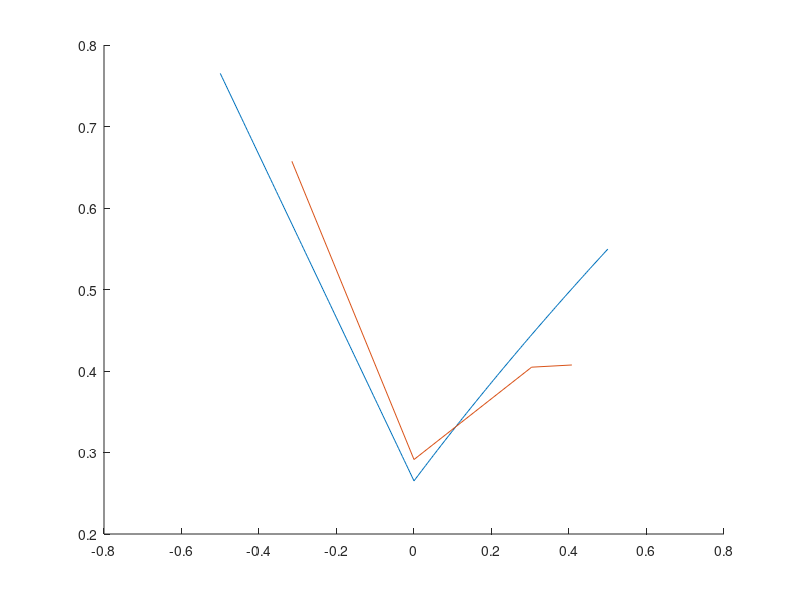

Here is the MATLAB script that generated this plot: (Note: this script raises an error after producing the figure.)
%function [] = PredictFLC(LankfordCoefficient,TotalElongation,Thickness)

clc
clear
close all

R=[1.2295,1.0725,1.5722;0.769,0.685,1.328];
amax=[0.33338,0.28256,0.30602;0.328,0.33,0.31];
T=[1.2 1.2 1.2;3,3,3];
N=[0.1584 0.1434 0.1359;0.1383,0.1260,0.1271];

for i=1:2
figure 
hold on
Amax=amax(i,:)*100;
r=R(i,:);
n=N(i,:);
t=T(i,:);

%% Keeler - Brazier (1977)
E2NEG=-0.5:0.005:0;
E2POS=0.005:0.005:0.5;
E2TOT=-0.5:0.005:0.5;
FLC0=log((n(i)/0.21)*(0.233+0.1413*t(i))+1);
LeftSide=FLC0-E2NEG;
RightSide=((1+FLC0)*(1+E2POS).^(0.5))-1;
BothSideKeeler=cat(2,LeftSide,RightSide);
plot(E2TOT,BothSideKeeler)

%% Be sure that LankfordCoefficient and TotalElongation are Vectors with 0,45,90 degrees informations
LocalStrainRatio=0.797*r(i)^(0.701);
StrainVectorLength=0.0626*(Amax(i)^(0.567)) + (t(i)-1)*(0.12-0.0024*Amax(i));

x=-sqrt((StrainVectorLength^2)/(1+LocalStrainRatio^2));
%StrainUniaxialTensile=[x,LocalStrainRatio*x,-(1+LocalStrainRatio)*x];
StrainUniaxialTensile=[LocalStrainRatio*x,-(1+LocalStrainRatio)*x];
%StrainUniaxialTensile=[min(StrainUniaxialTensile),max(StrainUniaxialTensile)];

StrainPlane=0.0084*Amax(i)+0.0017*Amax(i)*(t(i)-1);
StrainPlane=[0,StrainPlane];

ttrans=(1.5-0.00215*min(Amax))/(0.6+0.00285*min(Amax));
Transition=[t,ttrans];

StrainBiaxial=0.00215*min(Amax)+0.25+0.00285*min(Amax)*min(Transition);
StrainBiaxial=[StrainBiaxial,StrainBiaxial];

IB1=0.0062*Amax(i)+0.18+0.0027*Amax(i)*(min(Transition)-1);
IB2=0.75*IB1;
StrainIntermediateBiaxial=[IB2,IB1];

All = cat(1,StrainUniaxialTensile,StrainPlane,StrainIntermediateBiaxial,StrainBiaxial);
plot(All(:,1),All(:,2))
ax = gca;
ax.XAxisLocation = 'origin';
ax.YAxisLocation = 'origin';
ax.FontName = 'Times New Roman'; % Aplica aos rótulos dos eixos
ax.FontSize = 12;
grid on
xticks(-1:0.1:1);
yticks(-1:0.1:1);
xlim([-0.6 0.6]);

legend('Keeler - Beizer','Abspoel')
xlabel('Minor Strain[-]')
ylabel('Major Strain[-]')
box on
end